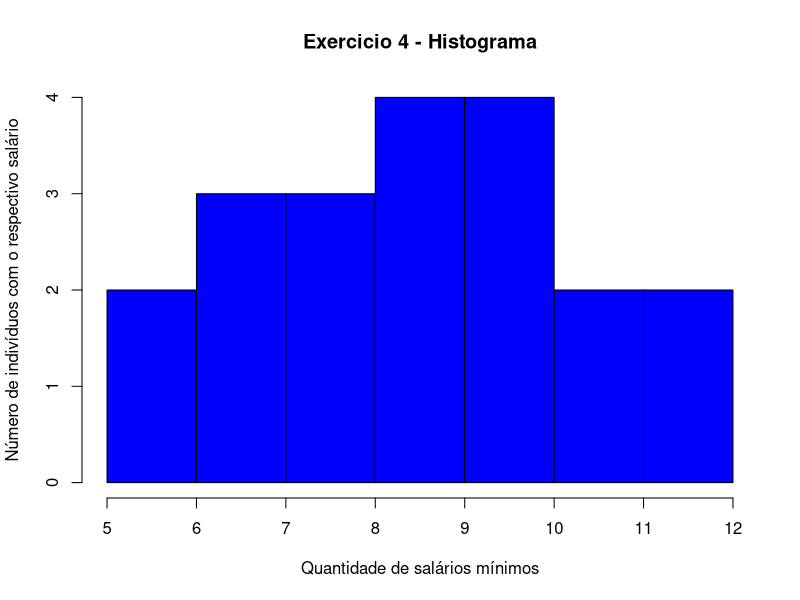

R code for this plot:
#exercicio 4
library(readxl)
dados <- read_excel("Dados/exercicio4.xls")
View(dados)

#Tabela de frequências absolutas
freq <- table(dados$'Salários')
freq
hist(dados$'Salários', xlab="Quantidade de salários mínimos", ylab="Número de indivíduos com o respectivo salário", main="Exercicio 4 - Histograma", col = "blue")
dev.copy(device = jpeg, file = "graficos/exercicio4_figura1.jpeg", width = 600, height = 500, res = 100)
dev.off()

